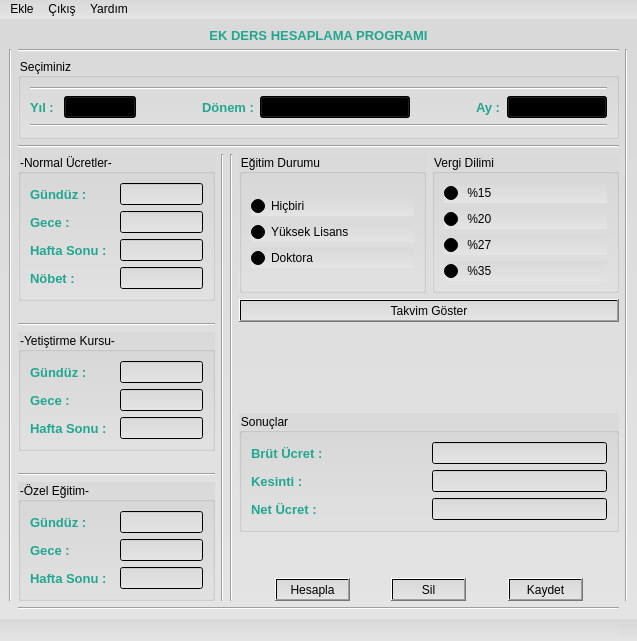
<?xml version="1.0" encoding="UTF-8"?>
<ui version="4.0">
 <class>MainWindow</class>
 <widget class="QMainWindow" name="MainWindow">
  <property name="geometry">
   <rect>
    <x>0</x>
    <y>0</y>
    <width>637</width>
    <height>641</height>
   </rect>
  </property>
  <property name="font">
   <font>
    <pointsize>11</pointsize>
   </font>
  </property>
  <property name="windowTitle">
   <string>Anasayfa</string>
  </property>
  <property name="windowIcon">
   <iconset resource="photos.qrc">
    <normaloff>:/loaded_photo/para.png</normaloff>:/loaded_photo/para.png</iconset>
  </property>
  <property name="styleSheet">
   <string notr="true">/*Copyright (c) DevSec Studio. All rights reserved.

MIT License

Permission is hereby granted, free of charge, to any person obtaining a copy
of this software and associated documentation files (the &quot;Software&quot;), to deal
in the Software without restriction, including without limitation the rights
to use, copy, modify, merge, publish, distribute, sublicense, and/or sell
copies of the Software, and to permit persons to whom the Software is
furnished to do so, subject to the following conditions:

The above copyright notice and this permission notice shall be included in all
copies or substantial portions of the Software.

THE SOFTWARE IS PROVIDED *AS IS*, WITHOUT WARRANTY OF ANY KIND, EXPRESS OR
IMPLIED, INCLUDING BUT NOT LIMITED TO THE WARRANTIES OF MERCHANTABILITY,
FITNESS FOR A PARTICULAR PURPOSE AND NONINFRINGEMENT. IN NO EVENT SHALL THE
AUTHORS OR COPYRIGHT HOLDERS BE LIABLE FOR ANY CLAIM, DAMAGES OR OTHER
LIABILITY, WHETHER IN AN ACTION OF CONTRACT, TORT OR OTHERWISE, ARISING FROM,
OUT OF OR IN CONNECTION WITH THE SOFTWARE OR THE USE OR OTHER DEALINGS IN THE SOFTWARE.
*/

/*-----QWidget-----*/
QWidget
{
	background-color: qlineargradient(spread:repeat, x1:1, y1:0, x2:1, y2:1, stop:0 rgba(217, 217, 217, 255),stop:1 rgba(228, 228, 228, 255));
	color: #000000;

}


/*-----QLabel-----*/
QLabel
{
	background-color: transparent;
	color: qlineargradient(spread:repeat, x1:1, y1:0, x2:1, y2:1, stop:0 rgba(54, 197, 177, 255),stop:1 rgba(11, 135, 111, 255));
	font-size: 10pt;
	font-weight: bold;
	border-color: #000000;

}


/*-----QToolButton-----*/
QToolButton
{
	background-color: qlineargradient(spread:repeat, x1:1, y1:0, x2:1, y2:1, stop:0 rgba(44, 187, 167, 255),stop:1 rgba(1, 125, 101, 255));
	color: #fff;
	font-size: 12pt;
	border-radius: 4px;
	padding: 10px;

}


QToolButton::pressed
{
	background-color: qlineargradient(spread:repeat, x1:1, y1:0, x2:1, y2:1, stop:0 rgba(54, 197, 177, 255),stop:1 rgba(11, 135, 111, 255));

}


/*-----QTabWidget-----*/
QTabBar::tab 
{
	font-size: 8pt;
	font-weight: bold;
	width: 80px;
    border: 1px solid #444;
    padding-top: 3px;
    padding-bottom: 2px;
    margin-right: -1px;

}

QTabWidget::pane 
{
    border: 1px solid qlineargradient(spread:repeat, x1:1, y1:0, x2:1, y2:1, stop:0 rgba(44, 187, 167, 255),stop:1 rgba(1, 125, 101, 255));;

}

QTabBar::tab:last
{
    margin-right: 0; 

}

QTabBar::tab:first:!selected
{
	margin-left: 0px; 

}

QTabBar::tab:!selected
{
    color: #000;
    margin-top: 3px;
    background-color: #f6f6f6;

}

QTabBar::tab:selected
{
	background-color: qlineargradient(spread:repeat, x1:1, y1:0, x2:1, y2:1, stop:0 rgba(54, 197, 177, 255),stop:1 rgba(11, 135, 111, 255));
	color: #fff;

}

QTabBar::tab:!selected:hover
{
    background-color: qlineargradient(spread:repeat, x1:1, y1:0, x2:1, y2:1, stop:0 rgba(44, 187, 167, 255),stop:1 rgba(1, 125, 101, 255));

}
</string>
  </property>
  <widget class="QWidget" name="centralwidget">
   <layout class="QGridLayout" name="gridLayout_6">
    <item row="1" column="0">
     <widget class="Line" name="line_10">
      <property name="orientation">
       <enum>Qt::Vertical</enum>
      </property>
     </widget>
    </item>
    <item row="1" column="1">
     <layout class="QVBoxLayout" name="verticalLayout_11">
      <item>
       <widget class="Line" name="line_11">
        <property name="orientation">
         <enum>Qt::Horizontal</enum>
        </property>
       </widget>
      </item>
      <item>
       <widget class="QGroupBox" name="groupBox_7">
        <property name="title">
         <string>Seçiminiz</string>
        </property>
        <layout class="QGridLayout" name="gridLayout_5">
         <item row="2" column="0">
          <widget class="Line" name="line_6">
           <property name="orientation">
            <enum>Qt::Horizontal</enum>
           </property>
          </widget>
         </item>
         <item row="1" column="0">
          <layout class="QHBoxLayout" name="horizontalLayout_21">
           <item>
            <layout class="QHBoxLayout" name="horizontalLayout_18">
             <item>
              <widget class="QLabel" name="label_8">
               <property name="text">
                <string>Yıl : </string>
               </property>
              </widget>
             </item>
             <item>
              <widget class="QComboBox" name="cmb_year">
               <property name="minimumSize">
                <size>
                 <width>70</width>
                 <height>0</height>
                </size>
               </property>
              </widget>
             </item>
            </layout>
           </item>
           <item>
            <spacer name="horizontalSpacer_5">
             <property name="orientation">
              <enum>Qt::Horizontal</enum>
             </property>
             <property name="sizeHint" stdset="0">
              <size>
               <width>23</width>
               <height>17</height>
              </size>
             </property>
            </spacer>
           </item>
           <item>
            <layout class="QHBoxLayout" name="horizontalLayout_17">
             <item>
              <widget class="QLabel" name="label_15">
               <property name="text">
                <string>Dönem :</string>
               </property>
              </widget>
             </item>
             <item>
              <widget class="QComboBox" name="cmb_period">
               <property name="minimumSize">
                <size>
                 <width>150</width>
                 <height>0</height>
                </size>
               </property>
              </widget>
             </item>
            </layout>
           </item>
           <item>
            <spacer name="horizontalSpacer_6">
             <property name="orientation">
              <enum>Qt::Horizontal</enum>
             </property>
             <property name="sizeHint" stdset="0">
              <size>
               <width>20</width>
               <height>19</height>
              </size>
             </property>
            </spacer>
           </item>
           <item>
            <layout class="QHBoxLayout" name="horizontalLayout_20">
             <item>
              <widget class="QLabel" name="label_16">
               <property name="text">
                <string>Ay :</string>
               </property>
              </widget>
             </item>
             <item>
              <widget class="QComboBox" name="cmb_month">
               <property name="minimumSize">
                <size>
                 <width>100</width>
                 <height>0</height>
                </size>
               </property>
              </widget>
             </item>
            </layout>
           </item>
          </layout>
         </item>
         <item row="0" column="0">
          <widget class="Line" name="line_7">
           <property name="orientation">
            <enum>Qt::Horizontal</enum>
           </property>
          </widget>
         </item>
        </layout>
       </widget>
      </item>
      <item>
       <spacer name="verticalSpacer_5">
        <property name="orientation">
         <enum>Qt::Vertical</enum>
        </property>
        <property name="sizeHint" stdset="0">
         <size>
          <width>20</width>
          <height>40</height>
         </size>
        </property>
       </spacer>
      </item>
      <item>
       <widget class="Line" name="line_5">
        <property name="orientation">
         <enum>Qt::Horizontal</enum>
        </property>
       </widget>
      </item>
      <item>
       <layout class="QHBoxLayout" name="horizontalLayout_16">
        <item>
         <layout class="QVBoxLayout" name="verticalLayout_8">
          <item>
           <widget class="QGroupBox" name="groupBox_3">
            <property name="title">
             <string>-Normal Ücretler-</string>
            </property>
            <layout class="QGridLayout" name="gridLayout">
             <item row="0" column="0">
              <layout class="QVBoxLayout" name="verticalLayout_5">
               <item>
                <layout class="QHBoxLayout" name="horizontalLayout" stretch="10,10">
                 <item>
                  <widget class="QLabel" name="label">
                   <property name="text">
                    <string>Gündüz : </string>
                   </property>
                  </widget>
                 </item>
                 <item>
                  <widget class="QLineEdit" name="le_day_normal"/>
                 </item>
                </layout>
               </item>
               <item>
                <layout class="QHBoxLayout" name="horizontalLayout_2" stretch="10,10">
                 <item>
                  <widget class="QLabel" name="label_2">
                   <property name="text">
                    <string>Gece : </string>
                   </property>
                  </widget>
                 </item>
                 <item>
                  <widget class="QLineEdit" name="le_day_night"/>
                 </item>
                </layout>
               </item>
               <item>
                <layout class="QHBoxLayout" name="horizontalLayout_3" stretch="10,10">
                 <item>
                  <widget class="QLabel" name="label_3">
                   <property name="text">
                    <string>Hafta Sonu :</string>
                   </property>
                  </widget>
                 </item>
                 <item>
                  <widget class="QLineEdit" name="le_weekend"/>
                 </item>
                </layout>
               </item>
               <item>
                <layout class="QHBoxLayout" name="horizontalLayout_4" stretch="10,10">
                 <item>
                  <widget class="QLabel" name="label_4">
                   <property name="text">
                    <string>Nöbet :</string>
                   </property>
                  </widget>
                 </item>
                 <item>
                  <widget class="QLineEdit" name="le_watch"/>
                 </item>
                </layout>
               </item>
              </layout>
             </item>
            </layout>
           </widget>
          </item>
          <item>
           <spacer name="verticalSpacer">
            <property name="orientation">
             <enum>Qt::Vertical</enum>
            </property>
            <property name="sizeHint" stdset="0">
             <size>
              <width>20</width>
              <height>40</height>
             </size>
            </property>
           </spacer>
          </item>
          <item>
           <widget class="Line" name="line_2">
            <property name="orientation">
             <enum>Qt::Horizontal</enum>
            </property>
           </widget>
          </item>
          <item>
           <widget class="QGroupBox" name="groupBox_4">
            <property name="title">
             <string>-Yetiştirme Kursu-</string>
            </property>
            <layout class="QGridLayout" name="gridLayout_2">
             <item row="0" column="0">
              <layout class="QVBoxLayout" name="verticalLayout_6">
               <item>
                <layout class="QHBoxLayout" name="horizontalLayout_9" stretch="10,10">
                 <item>
                  <widget class="QLabel" name="label_9">
                   <property name="text">
                    <string>Gündüz : </string>
                   </property>
                  </widget>
                 </item>
                 <item>
                  <widget class="QLineEdit" name="le_day_course"/>
                 </item>
                </layout>
               </item>
               <item>
                <layout class="QHBoxLayout" name="horizontalLayout_10" stretch="10,10">
                 <item>
                  <widget class="QLabel" name="label_10">
                   <property name="text">
                    <string>Gece : </string>
                   </property>
                  </widget>
                 </item>
                 <item>
                  <widget class="QLineEdit" name="le_night_course"/>
                 </item>
                </layout>
               </item>
               <item>
                <layout class="QHBoxLayout" name="horizontalLayout_11" stretch="10,10">
                 <item>
                  <widget class="QLabel" name="label_11">
                   <property name="text">
                    <string>Hafta Sonu :</string>
                   </property>
                  </widget>
                 </item>
                 <item>
                  <widget class="QLineEdit" name="le_weekend_course"/>
                 </item>
                </layout>
               </item>
              </layout>
             </item>
            </layout>
           </widget>
          </item>
          <item>
           <spacer name="verticalSpacer_2">
            <property name="orientation">
             <enum>Qt::Vertical</enum>
            </property>
            <property name="sizeHint" stdset="0">
             <size>
              <width>20</width>
              <height>40</height>
             </size>
            </property>
           </spacer>
          </item>
          <item>
           <widget class="Line" name="line">
            <property name="orientation">
             <enum>Qt::Horizontal</enum>
            </property>
           </widget>
          </item>
          <item>
           <widget class="QGroupBox" name="groupBox_5">
            <property name="title">
             <string>-Özel Eğitim-</string>
            </property>
            <layout class="QGridLayout" name="gridLayout_3">
             <item row="0" column="0">
              <layout class="QVBoxLayout" name="verticalLayout_7">
               <item>
                <layout class="QHBoxLayout" name="horizontalLayout_12" stretch="10,10">
                 <item>
                  <widget class="QLabel" name="label_12">
                   <property name="text">
                    <string>Gündüz : </string>
                   </property>
                  </widget>
                 </item>
                 <item>
                  <widget class="QLineEdit" name="le_day_special"/>
                 </item>
                </layout>
               </item>
               <item>
                <layout class="QHBoxLayout" name="horizontalLayout_13" stretch="10,10">
                 <item>
                  <widget class="QLabel" name="label_13">
                   <property name="text">
                    <string>Gece : </string>
                   </property>
                  </widget>
                 </item>
                 <item>
                  <widget class="QLineEdit" name="le_night_special"/>
                 </item>
                </layout>
               </item>
               <item>
                <layout class="QHBoxLayout" name="horizontalLayout_14" stretch="10,10">
                 <item>
                  <widget class="QLabel" name="label_14">
                   <property name="text">
                    <string>Hafta Sonu :</string>
                   </property>
                  </widget>
                 </item>
                 <item>
                  <widget class="QLineEdit" name="le_weekend_special"/>
                 </item>
                </layout>
               </item>
              </layout>
             </item>
            </layout>
           </widget>
          </item>
         </layout>
        </item>
        <item>
         <widget class="Line" name="line_3">
          <property name="orientation">
           <enum>Qt::Vertical</enum>
          </property>
         </widget>
        </item>
        <item>
         <widget class="Line" name="line_4">
          <property name="orientation">
           <enum>Qt::Vertical</enum>
          </property>
         </widget>
        </item>
        <item>
         <layout class="QVBoxLayout" name="verticalLayout_10" stretch="0,0,10,0,0,0">
          <item>
           <layout class="QHBoxLayout" name="horizontalLayout_5">
            <item>
             <widget class="QGroupBox" name="groupBox_2">
              <property name="title">
               <string>Eğitim Durumu</string>
              </property>
              <layout class="QVBoxLayout" name="verticalLayout_3">
               <item>
                <layout class="QVBoxLayout" name="verticalLayout_4">
                 <item>
                  <widget class="QRadioButton" name="rb_nothing">
                   <property name="text">
                    <string>Hiçbiri</string>
                   </property>
                   <property name="checked">
                    <bool>true</bool>
                   </property>
                  </widget>
                 </item>
                 <item>
                  <widget class="QRadioButton" name="rb_graduate">
                   <property name="text">
                    <string>Yüksek Lisans</string>
                   </property>
                  </widget>
                 </item>
                 <item>
                  <widget class="QRadioButton" name="rb_doctorate">
                   <property name="text">
                    <string>Doktora</string>
                   </property>
                  </widget>
                 </item>
                </layout>
               </item>
              </layout>
             </widget>
            </item>
            <item>
             <widget class="QGroupBox" name="groupBox">
              <property name="title">
               <string>Vergi Dilimi</string>
              </property>
              <layout class="QVBoxLayout" name="verticalLayout_2">
               <item>
                <layout class="QVBoxLayout" name="verticalLayout">
                 <item>
                  <widget class="QRadioButton" name="rb_15">
                   <property name="text">
                    <string> %15</string>
                   </property>
                   <property name="checked">
                    <bool>true</bool>
                   </property>
                  </widget>
                 </item>
                 <item>
                  <widget class="QRadioButton" name="rb_20">
                   <property name="text">
                    <string> %20</string>
                   </property>
                  </widget>
                 </item>
                 <item>
                  <widget class="QRadioButton" name="rb_27">
                   <property name="text">
                    <string> %27</string>
                   </property>
                  </widget>
                 </item>
                 <item>
                  <widget class="QRadioButton" name="rb_35">
                   <property name="text">
                    <string> %35</string>
                   </property>
                  </widget>
                 </item>
                </layout>
               </item>
              </layout>
             </widget>
            </item>
           </layout>
          </item>
          <item>
           <widget class="QPushButton" name="btn_calendar">
            <property name="text">
             <string>Takvim Göster</string>
            </property>
           </widget>
          </item>
          <item>
           <spacer name="verticalSpacer_3">
            <property name="orientation">
             <enum>Qt::Vertical</enum>
            </property>
            <property name="sizeHint" stdset="0">
             <size>
              <width>20</width>
              <height>40</height>
             </size>
            </property>
           </spacer>
          </item>
          <item>
           <widget class="QGroupBox" name="groupBox_6">
            <property name="title">
             <string>Sonuçlar</string>
            </property>
            <layout class="QGridLayout" name="gridLayout_4">
             <item row="0" column="0">
              <layout class="QVBoxLayout" name="verticalLayout_9">
               <item>
                <layout class="QHBoxLayout" name="horizontalLayout_7" stretch="10,10">
                 <item>
                  <widget class="QLabel" name="label_5">
                   <property name="text">
                    <string>Brüt Ücret : </string>
                   </property>
                  </widget>
                 </item>
                 <item>
                  <widget class="QLineEdit" name="le_gross">
                   <property name="enabled">
                    <bool>false</bool>
                   </property>
                  </widget>
                 </item>
                </layout>
               </item>
               <item>
                <layout class="QHBoxLayout" name="horizontalLayout_8" stretch="10,10">
                 <item>
                  <widget class="QLabel" name="label_6">
                   <property name="text">
                    <string>Kesinti : </string>
                   </property>
                  </widget>
                 </item>
                 <item>
                  <widget class="QLineEdit" name="le_deduction">
                   <property name="enabled">
                    <bool>false</bool>
                   </property>
                  </widget>
                 </item>
                </layout>
               </item>
               <item>
                <layout class="QHBoxLayout" name="horizontalLayout_15" stretch="10,10">
                 <item>
                  <widget class="QLabel" name="label_7">
                   <property name="text">
                    <string>Net Ücret : </string>
                   </property>
                  </widget>
                 </item>
                 <item>
                  <widget class="QLineEdit" name="le_net">
                   <property name="enabled">
                    <bool>false</bool>
                   </property>
                  </widget>
                 </item>
                </layout>
               </item>
              </layout>
             </item>
            </layout>
           </widget>
          </item>
          <item>
           <spacer name="verticalSpacer_4">
            <property name="orientation">
             <enum>Qt::Vertical</enum>
            </property>
            <property name="sizeHint" stdset="0">
             <size>
              <width>20</width>
              <height>40</height>
             </size>
            </property>
           </spacer>
          </item>
          <item>
           <layout class="QHBoxLayout" name="horizontalLayout_6">
            <item>
             <spacer name="horizontalSpacer_2">
              <property name="orientation">
               <enum>Qt::Horizontal</enum>
              </property>
              <property name="sizeHint" stdset="0">
               <size>
                <width>40</width>
                <height>20</height>
               </size>
              </property>
             </spacer>
            </item>
            <item>
             <widget class="QPushButton" name="btn_calculate">
              <property name="text">
               <string>Hesapla</string>
              </property>
             </widget>
            </item>
            <item>
             <spacer name="horizontalSpacer">
              <property name="orientation">
               <enum>Qt::Horizontal</enum>
              </property>
              <property name="sizeHint" stdset="0">
               <size>
                <width>40</width>
                <height>20</height>
               </size>
              </property>
             </spacer>
            </item>
            <item>
             <widget class="QPushButton" name="btn_delete">
              <property name="text">
               <string>Sil</string>
              </property>
             </widget>
            </item>
            <item>
             <spacer name="horizontalSpacer_4">
              <property name="orientation">
               <enum>Qt::Horizontal</enum>
              </property>
              <property name="sizeHint" stdset="0">
               <size>
                <width>40</width>
                <height>20</height>
               </size>
              </property>
             </spacer>
            </item>
            <item>
             <widget class="QPushButton" name="btn_record">
              <property name="text">
               <string>Kaydet</string>
              </property>
             </widget>
            </item>
            <item>
             <spacer name="horizontalSpacer_3">
              <property name="orientation">
               <enum>Qt::Horizontal</enum>
              </property>
              <property name="sizeHint" stdset="0">
               <size>
                <width>40</width>
                <height>20</height>
               </size>
              </property>
             </spacer>
            </item>
           </layout>
          </item>
         </layout>
        </item>
       </layout>
      </item>
     </layout>
    </item>
    <item row="2" column="1">
     <widget class="Line" name="line_8">
      <property name="orientation">
       <enum>Qt::Horizontal</enum>
      </property>
     </widget>
    </item>
    <item row="1" column="2">
     <widget class="Line" name="line_9">
      <property name="orientation">
       <enum>Qt::Vertical</enum>
      </property>
     </widget>
    </item>
    <item row="0" column="1">
     <widget class="QLabel" name="label_17">
      <property name="text">
       <string>EK DERS HESAPLAMA PROGRAMI</string>
      </property>
      <property name="alignment">
       <set>Qt::AlignHCenter|Qt::AlignTop</set>
      </property>
     </widget>
    </item>
   </layout>
  </widget>
  <widget class="QMenuBar" name="menubar">
   <property name="geometry">
    <rect>
     <x>0</x>
     <y>0</y>
     <width>637</width>
     <height>21</height>
    </rect>
   </property>
   <widget class="QMenu" name="menuDosya">
    <property name="title">
     <string>Ekle</string>
    </property>
    <addaction name="act_add_staff"/>
    <addaction name="act_add_database"/>
   </widget>
   <widget class="QMenu" name="menu_k">
    <property name="title">
     <string>Çıkış</string>
    </property>
    <addaction name="act_exit"/>
   </widget>
   <widget class="QMenu" name="menuYard_m">
    <property name="title">
     <string>Yardım</string>
    </property>
    <addaction name="act_about"/>
    <addaction name="act_help"/>
   </widget>
   <addaction name="menuDosya"/>
   <addaction name="menu_k"/>
   <addaction name="menuYard_m"/>
  </widget>
  <widget class="QStatusBar" name="statusbar"/>
  <action name="act_add_staff">
   <property name="text">
    <string>Kişi Ekle</string>
   </property>
  </action>
  <action name="act_add_database">
   <property name="text">
    <string>Yıl Ekle</string>
   </property>
  </action>
  <action name="act_exit">
   <property name="text">
    <string>Çıkış Yap</string>
   </property>
  </action>
  <action name="act_about">
   <property name="text">
    <string>Hakkında..</string>
   </property>
  </action>
  <action name="act_help">
   <property name="text">
    <string>Yardım</string>
   </property>
  </action>
 </widget>
 <resources>
  <include location="photos.qrc"/>
 </resources>
 <connections/>
</ui>
